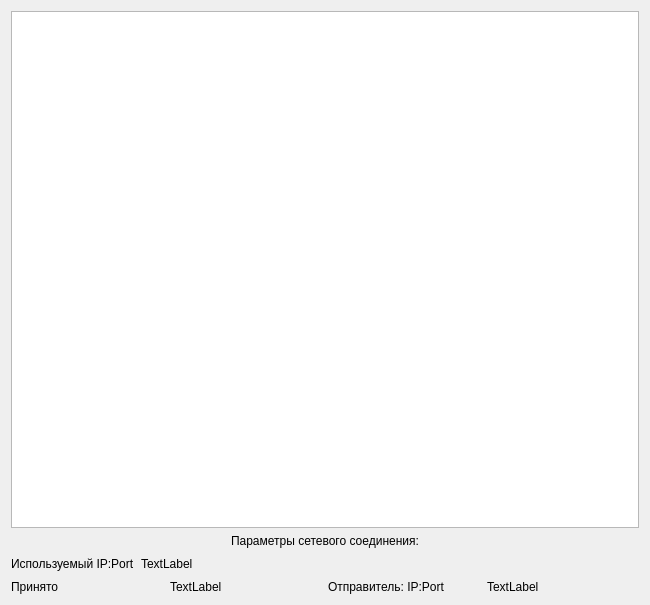
<?xml version="1.0" encoding="UTF-8"?>
<ui version="4.0">
 <class>ReceiverWidget</class>
 <widget class="QWidget" name="ReceiverWidget">
  <property name="geometry">
   <rect>
    <x>0</x>
    <y>0</y>
    <width>650</width>
    <height>605</height>
   </rect>
  </property>
  <property name="windowTitle">
   <string>Form</string>
  </property>
  <layout class="QVBoxLayout" name="verticalLayout">
   <item>
    <widget class="QTextBrowser" name="txtBrRec"/>
   </item>
   <item alignment="Qt::AlignHCenter">
    <widget class="QLabel" name="label">
     <property name="text">
      <string>Параметры сетевого соединения:</string>
     </property>
    </widget>
   </item>
   <item>
    <layout class="QHBoxLayout" name="horizontalLayout_3">
     <item>
      <widget class="QLabel" name="label_2">
       <property name="text">
        <string>Используемый IP:Port</string>
       </property>
      </widget>
     </item>
     <item>
      <widget class="QLabel" name="lblReceiverIPport">
       <property name="text">
        <string>TextLabel</string>
       </property>
      </widget>
     </item>
     <item>
      <spacer name="horizontalSpacer">
       <property name="orientation">
        <enum>Qt::Horizontal</enum>
       </property>
       <property name="sizeHint" stdset="0">
        <size>
         <width>40</width>
         <height>20</height>
        </size>
       </property>
      </spacer>
     </item>
    </layout>
   </item>
   <item>
    <layout class="QHBoxLayout" name="horizontalLayout_2">
     <item>
      <widget class="QLabel" name="label_3">
       <property name="text">
        <string>Принято</string>
       </property>
      </widget>
     </item>
     <item>
      <widget class="QLabel" name="lblReceived">
       <property name="text">
        <string>TextLabel</string>
       </property>
      </widget>
     </item>
     <item>
      <widget class="QLabel" name="label_4">
       <property name="text">
        <string>Отправитель: IP:Port</string>
       </property>
      </widget>
     </item>
     <item>
      <widget class="QLabel" name="lblSenderIPport">
       <property name="text">
        <string>TextLabel</string>
       </property>
      </widget>
     </item>
    </layout>
   </item>
  </layout>
 </widget>
 <resources/>
 <connections/>
</ui>
